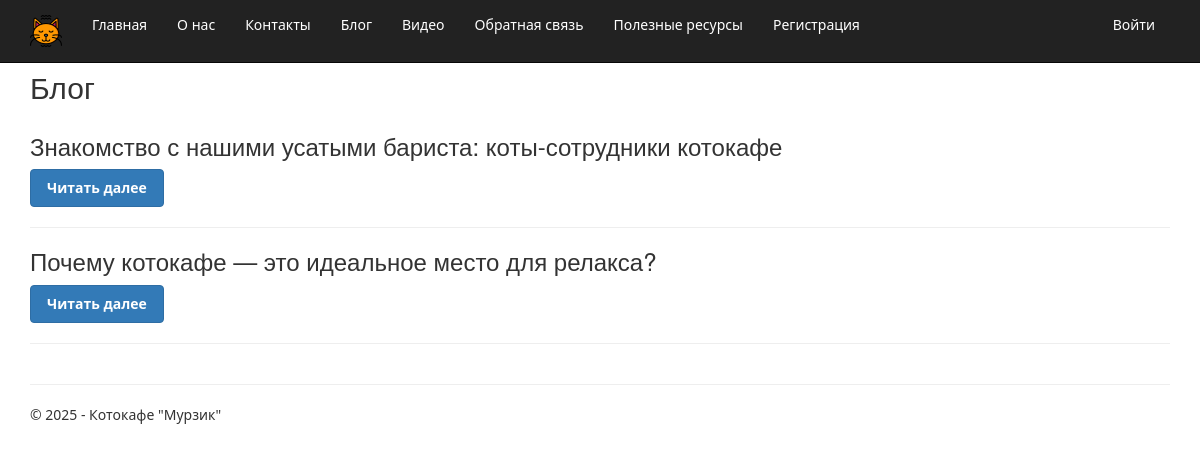
Screenshot of /blog/ with the database file from the repository.
### app/models.py (models this page shows, shortened)
class Blog(models.Model):
    title = models.CharField(max_length=100, unique_for_date="posted", verbose_name="Заголовок")
    description = models.TextField(verbose_name="Краткое содержание")
    content = models.TextField(verbose_name="Полное содержание")
    posted = models.DateTimeField(db_index=True, auto_now_add=True, verbose_name="Опубликована")
    author = models.ForeignKey(User, null=True, blank=True, on_delete=models.SET_NULL, verbose_name="Автор")
    image = models.FileField(upload_to='blog/', default='temp.jpg', verbose_name="Путь к картинке")
    class Meta:
        db_table = "Posts"
        ordering = ["-posted"]
        verbose_name = "статья блога"
        verbose_name_plural = "статьи блога"

### app/views.py (the view)
# urls.py: path('blog/', views.blog, name='blog'),
def blog(request):
    posts = Blog.objects.exclude(title="Video Comments").order_by('-posted')
    return render(
        request,
        'app/blog.html',
        {
            'title': 'Блог',
            'posts': posts,
            'year': datetime.now().year,
        }
    )

### app/templates/app/blog.html (shortened to what this page needs)
{% extends "app/layout.html" %}
{% block content %}
<h2>{{ title }}</h2>
<div class="row">
    {% if posts %}
        {% for post in posts %}
            <div class="col-md-12 blog-post">
                <h3>{{ post.title }}</h3>
                <a href="{% url 'blogpost' post.id %}" class="btn btn-primary">Читать далее</a>
                <hr>
            </div>
        {% endfor %}
    {% else %}
        <div class="col-md-12">
            <p>В блоге пока нет записей.</p>
        </div>
    {% endif %}
</div>
{% endblock %}

### app/static/app/content/site.css (style rules this page uses)
body { padding-top: 50px; padding-bottom: 20px; font-family: 'Segoe UI', Tahoma, Geneva, Verdana, sans-serif; }
.btn-primary { background-color: #337ab7; border-color: #2e6da4; padding: 8px 16px; font-size: 14px; font-weight: 600; transition: color 0.3s ease, background-color 0.3s ease; }

### rows the page displays
Blog: title "Знакомство с нашими усатыми бариста: коты-сотрудники котокафе"
Blog: title "Почему котокафе — это идеальное место для релакса?"

### other values shown
{{ title }} "Блог"
